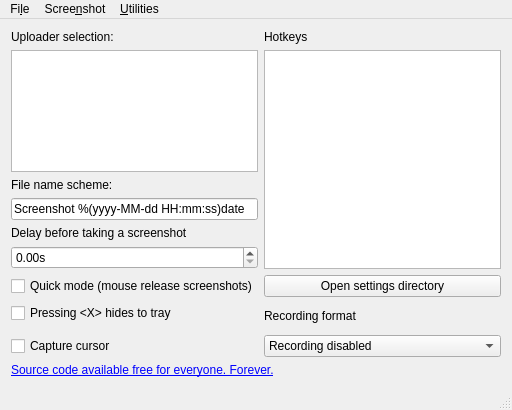
<?xml version="1.0" encoding="UTF-8"?>
<ui version="4.0">
 <class>MainWindow</class>
 <widget class="QMainWindow" name="MainWindow">
  <property name="geometry">
   <rect>
    <x>0</x>
    <y>0</y>
    <width>512</width>
    <height>410</height>
   </rect>
  </property>
  <property name="windowTitle">
   <string>KShare</string>
  </property>
  <property name="windowIcon">
   <iconset>
    <normaloff>:/icons/icon.jpg</normaloff>:/icons/icon.jpg</iconset>
  </property>
  <widget class="QWidget" name="centralWidget">
   <property name="sizePolicy">
    <sizepolicy hsizetype="Preferred" vsizetype="Preferred">
     <horstretch>0</horstretch>
     <verstretch>0</verstretch>
    </sizepolicy>
   </property>
   <layout class="QGridLayout" name="gridLayout">
    <item row="9" column="1">
     <widget class="QComboBox" name="comboBox">
      <property name="currentIndex">
       <number>0</number>
      </property>
      <item>
       <property name="text">
        <string>Recording disabled</string>
       </property>
      </item>
     </widget>
    </item>
    <item row="3" column="0">
     <widget class="QLineEdit" name="nameScheme">
      <property name="toolTip">
       <string>http://doc.qt.io/qt-5/qdatetime.html#toString</string>
      </property>
      <property name="text">
       <string>Screenshot %(yyyy-MM-dd HH:mm:ss)date</string>
      </property>
     </widget>
    </item>
    <item row="6" column="0">
     <widget class="QCheckBox" name="quickMode">
      <property name="text">
       <string>Quick mode (mouse release screenshots)</string>
      </property>
     </widget>
    </item>
    <item row="0" column="0">
     <widget class="QLabel" name="label">
      <property name="text">
       <string>Uploader selection:</string>
      </property>
     </widget>
    </item>
    <item row="6" column="1">
     <widget class="QPushButton" name="settingsButton">
      <property name="text">
       <string>Open settings directory</string>
      </property>
     </widget>
    </item>
    <item row="4" column="0">
     <widget class="QLabel" name="label_3">
      <property name="text">
       <string>Delay before taking a screenshot</string>
      </property>
     </widget>
    </item>
    <item row="11" column="0" colspan="2">
     <widget class="QLabel" name="label_6">
      <property name="text">
       <string>&lt;a href=&quot;https://github.com/ArsenArsen/KShare&quot;&gt;Source code available free for everyone. Forever.&lt;/a&gt;

</string>
      </property>
     </widget>
    </item>
    <item row="5" column="0">
     <widget class="QDoubleSpinBox" name="delay">
      <property name="toolTip">
       <string>In seconds</string>
      </property>
      <property name="whatsThis">
       <string>A delay before taking a screenshot, in seconds</string>
      </property>
      <property name="suffix">
       <string>s</string>
      </property>
     </widget>
    </item>
    <item row="0" column="1">
     <widget class="QLabel" name="label_5">
      <property name="text">
       <string>Hotkeys</string>
      </property>
     </widget>
    </item>
    <item row="1" column="1" rowspan="5">
     <widget class="QListWidget" name="hotkeys"/>
    </item>
    <item row="2" column="0">
     <widget class="QLabel" name="label_2">
      <property name="text">
       <string>File name scheme:</string>
      </property>
     </widget>
    </item>
    <item row="1" column="0">
     <widget class="QListWidget" name="uploaderList"/>
    </item>
    <item row="9" column="0">
     <widget class="QCheckBox" name="captureCursor">
      <property name="text">
       <string>Capture cursor</string>
      </property>
     </widget>
    </item>
    <item row="7" column="0">
     <widget class="QCheckBox" name="hideToTray">
      <property name="text">
       <string>Pressing &lt;X&gt; hides to tray</string>
      </property>
     </widget>
    </item>
    <item row="7" column="1" rowspan="2">
     <widget class="QLabel" name="label_4">
      <property name="text">
       <string>Recording format</string>
      </property>
     </widget>
    </item>
   </layout>
  </widget>
  <widget class="QMenuBar" name="menuBar">
   <property name="geometry">
    <rect>
     <x>0</x>
     <y>0</y>
     <width>512</width>
     <height>25</height>
    </rect>
   </property>
   <widget class="QMenu" name="menuFile">
    <property name="title">
     <string>Fi&amp;le</string>
    </property>
    <addaction name="actionQuit"/>
   </widget>
   <widget class="QMenu" name="menuScreenshot">
    <property name="title">
     <string>Scree&amp;nshot</string>
    </property>
    <addaction name="actionFullscreen"/>
    <addaction name="actionArea"/>
   </widget>
   <widget class="QMenu" name="menuUtilities">
    <property name="title">
     <string>&amp;Utilities</string>
    </property>
    <addaction name="actionColor_Picker"/>
   </widget>
   <addaction name="menuFile"/>
   <addaction name="menuScreenshot"/>
   <addaction name="menuUtilities"/>
  </widget>
  <widget class="QStatusBar" name="statusBar"/>
  <action name="actionQuit">
   <property name="text">
    <string>&amp;Quit</string>
   </property>
  </action>
  <action name="actionFullscreen">
   <property name="text">
    <string>&amp;Fullscreen</string>
   </property>
  </action>
  <action name="actionArea">
   <property name="text">
    <string>&amp;Area</string>
   </property>
  </action>
  <action name="actionColor_Picker">
   <property name="text">
    <string>&amp;Color Picker</string>
   </property>
  </action>
 </widget>
 <layoutdefault spacing="6" margin="11"/>
 <resources/>
 <connections/>
</ui>
